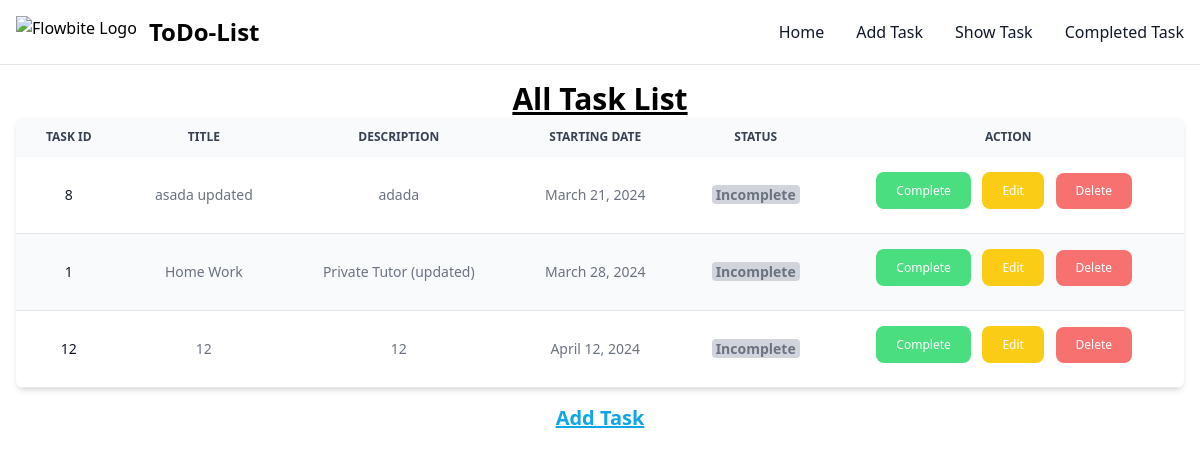
Page /show-task/ on the committed database.
### first_app/models.py (models this page shows)
class ToDoListModel(models.Model):
    title = models.CharField(max_length=100)
    description = models.TextField()
    start_date = models.DateField()
    finish_time = models.DateTimeField(null=True, blank=True)
    status = models.BooleanField(default=False)

### first_app/views.py (the view)
# urls.py: path('show-task/', views.show_task, name='showtask_page'),
def show_task(req):
    tasks = ToDoListModel.objects.order_by('start_date')
    return render(req, 'show_task.html', {'datas':tasks})

### first_app/templates/show_task.html (shortened to what this page needs)
{% extends "base.html" %}
{% block bodyContent %}
<h1 class="text-center text-3xl font-semibold underline">All Task List</h1>
<div class="relative overflow-x-auto shadow-md sm:rounded-lg">
    {% if datas %}
    <table class="w-full text-sm text-left rtl:text-right text-gray-500 dark:text-gray-400">
        <thead class="text-xs text-gray-700 uppercase bg-gray-50 dark:bg-gray-700 dark:text-gray-400">
            <tr>
                <th class="px-6 py-3 text-center"> Task ID </th>
                <th class="px-6 py-3 text-center"> Title </th>
                <th class="px-6 py-3 text-center"> Description </th>
                <th class="px-6 py-3 text-center"> Starting Date </th>
                <th class="px-6 py-3 text-center"> Status </th>
                <th class="px-6 py-3 text-center"> Action </th>
            </tr>
        </thead>
        <tbody>
            {% for data in datas %}
            {% if not data.status %}
            <tr class="odd:bg-white odd:dark:bg-gray-900 even:bg-gray-50 even:dark:bg-gray-800 border-b dark:border-gray-700">
                <th scope="row" class="px-6 py-4 font-medium text-gray-900 whitespace-nowrap dark:text-white text-center">
                    {{ data.id }}
                </th>
                <td class="px-6 py-4 text-center">
                    {{ data.title }}
                </td>
                <td class="px-6 py-4 text-center">
                    {{ data.description }}
                </td>
                <td class="px-6 py-4 text-center">
                    {{ data.start_date }}
                </td>
                <td class="px-6 py-4 text-center font-bold">
                    <span class="bg-gray-300 rounded px-1">
                        Incomplete
                    </span>
                </td>
                <td class="px-6 py-4 text-center">
                    <div class="text-center">
                        <a href="{% url 'completetask_page' pk=data.id %}" type="button" class="focus:outline-none text-xs text-white bg-green-400 hover:bg-green-500 focus:ring-4 focus:ring-green-300 font-medium rounded-lg text-sm px-5 py-2.5 me-2 mb-2 dark:focus:ring-green-900">Complete</a>
                        <a href="{% url 'edittask_page' pk=data.id %}" type="button" class="focus:outline-none text-xs text-white bg-yellow-400 hover:bg-yellow-500 focus:ring-4 focus:ring-yellow-300 font-medium rounded-lg text-sm px-5 py-2.5 me-2 mb-2 dark:focus:ring-yellow-900">Edit</a>
                        <button onclick="confirmDelete('{{data.id}}', '{% url 'deletetask_page' pk=data.id %}')" type="button" class="focus:outline-none text-xs text-white bg-red-400 hover:bg-red-500 focus:ring-4 focus:ring-red-300 font-medium rounded-lg text-sm px-5 py-2.5 me-2 mb-2 dark:focus:ring-red-900">Delete</button>
                    </div>
                </td>
            </tr>
            {% endif %}
            {% endfor %}
        </tbody>
    </table>
    {% else %}
    <p class="px-6 py-4 text-center text-2xl">No task available...</p>
    {% endif %}
</div>
<p class="px-6 py-4 text-center text-xl font-bold text-sky-500">
    <a href="{% url 'addtask_page' %}" class="underline">Add Task</a>
</p>
{% endblock %}

### rows in the picture
ToDoListModel: id "8", title "asada updated", description "adada", start_date "March 21, 2024"
ToDoListModel: id "1", title "Home Work", description "Private Tutor (updated)", start_date "March 28, 2024"
ToDoListModel: id "12", title "12", description "12", start_date "April 12, 2024"
